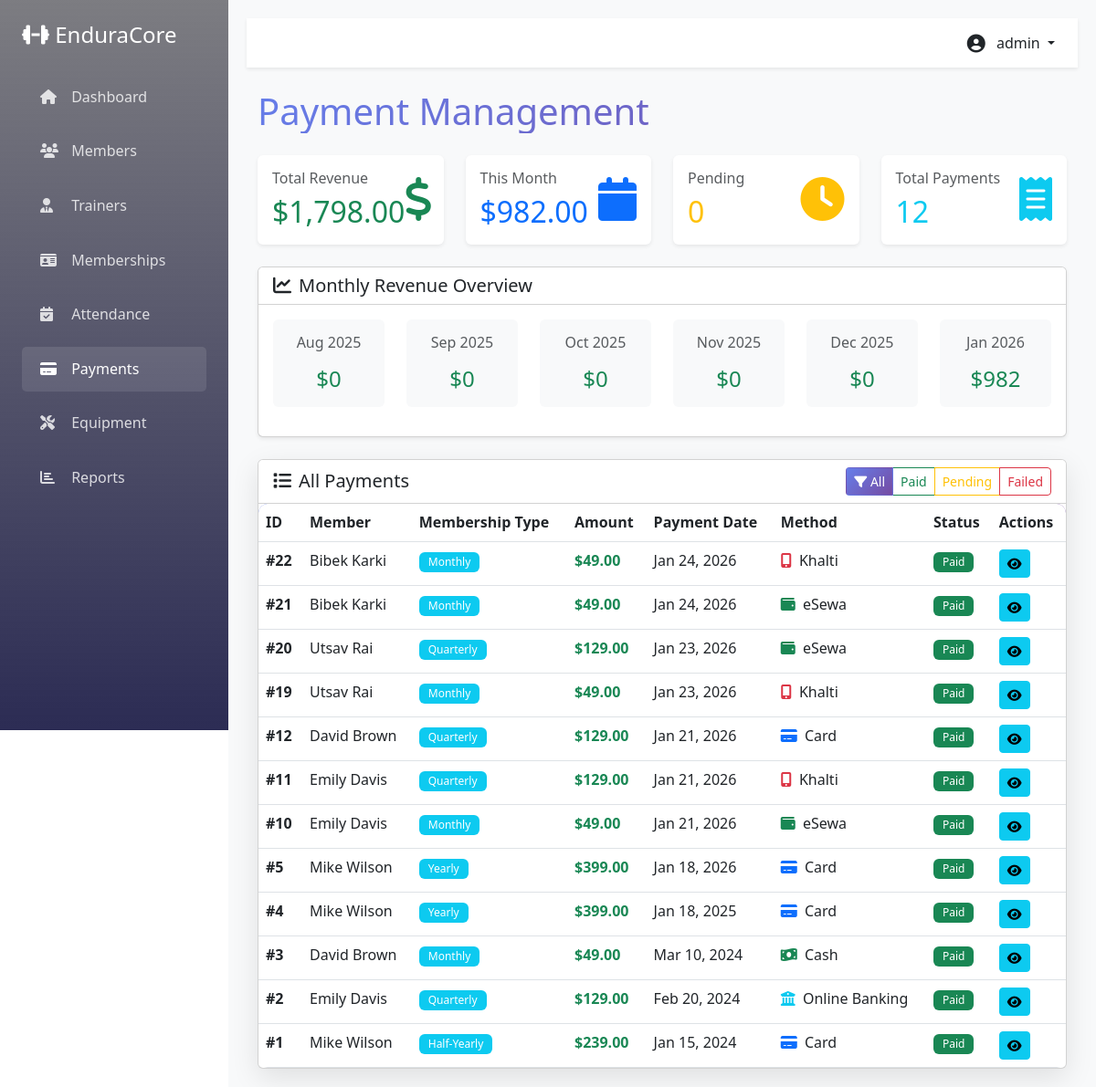
Screenshot of /admin/payments.php (signed in) with the database file from the repository.
### tables this page shows
CREATE TABLE `payment` (
  `payment_id` int(11) NOT NULL,
  `membership_id` int(11) DEFAULT NULL,
  `payment_date` date DEFAULT NULL,
  `amount` decimal(10,2) DEFAULT NULL,
  `payment_method` enum('Cash','Card','eSewa','Khalti','Online Banking') NOT NULL,
  `payment_status` enum('Paid','Pending','Failed') DEFAULT NULL
);

CREATE TABLE `member` (
  `member_id` int(11) NOT NULL,
  `account_id` int(11) DEFAULT NULL,
  `member_name` varchar(100) NOT NULL,
  `age` int(11) DEFAULT NULL,
  `gender` enum('Male','Female','Other') DEFAULT NULL,
  `phone` varchar(20) DEFAULT NULL,
  `email` varchar(100) DEFAULT NULL,
  `join_date` date DEFAULT NULL
);

CREATE TABLE `membership` (
  `membership_id` int(11) NOT NULL,
  `member_id` int(11) DEFAULT NULL,
  `membership_type` enum('Monthly','Quarterly','Half-Yearly','Yearly') DEFAULT NULL,
  `start_date` date DEFAULT NULL,
  `end_date` date DEFAULT NULL,
  `fee` decimal(10,2) DEFAULT NULL,
  `status` enum('Active','Pending','Expired','Cancelled') NOT NULL
);

### admin/payments.php (the view, shortened to what this page needs)
<?php
require_once '../config/db_config.php';
$filter = isset($_GET['filter']) ? $_GET['filter'] : 'all';
$payments_query = "SELECT p.*, m.member_name, mem.membership_type
                   FROM PAYMENT p
                   JOIN MEMBERSHIP mem ON p.membership_id = mem.membership_id
                   JOIN MEMBER m ON mem.member_id = m.member_id";
$payments_query .= " ORDER BY p.payment_date DESC";
$payments = $conn->query($payments_query);
$total_revenue = $conn->query("SELECT SUM(amount) as total FROM PAYMENT WHERE payment_status = 'Paid'")->fetch_assoc()['total'] ?? 0;
$monthly_revenue = $conn->query("SELECT SUM(amount) as total FROM PAYMENT WHERE MONTH(payment_date) = MONTH(CURDATE()) AND YEAR(payment_date) = YEAR(CURDATE()) AND payment_status = 'Paid'")->fetch_assoc()['total'] ?? 0;
$pending_payments = $conn->query("SELECT COUNT(*) as count FROM PAYMENT WHERE payment_status = 'Pending'")->fetch_assoc()['count'];
$total_payments = $conn->query("SELECT COUNT(*) as count FROM PAYMENT")->fetch_assoc()['count'];
?>
<!DOCTYPE html>
<html lang="en">
<head>
    <link href="https://cdn.jsdelivr.net/npm/bootstrap@5.3.0/dist/css/bootstrap.min.css" rel="stylesheet">
    <link rel="stylesheet" href="https://cdnjs.cloudflare.com/ajax/libs/font-awesome/6.4.0/css/all.min.css">
    <link rel="stylesheet" href="../css/style.css">
    <link rel="stylesheet" href="../css/admin/payments.css">
</head>
<body>
    <div class="d-flex">
        <?php include '../partials/sidebar.php'; ?>
        <div class="main-content flex-grow-1">
            <?php include '../partials/header.php'; ?>
            <div class="container-fluid">
                <h1 class="mb-4 text-gradient">Payment Management</h1>
                <div class="row mb-4">
                    <div class="col-md-3">
                        <div class="card stat-card border-0 shadow-sm">
                            <div class="card-body">
                                <div class="d-flex justify-content-between align-items-center">
                                    <div>
                                        <h6 class="text-muted mb-2">Total Revenue</h6>
                                        <h2 class="mb-0 text-success">$<?php echo number_format($total_revenue, 2); ?></h2>
                                    </div>
                                    <div class="text-success">
                                        <i class="fas fa-dollar-sign fa-3x"></i>
                                    </div>
                                </div>
                            </div>
                        </div>
                    </div>
                    <div class="col-md-3">
                        <div class="card stat-card border-0 shadow-sm">
                            <div class="card-body">
                                <div class="d-flex justify-content-between align-items-center">
                                    <div>
                                        <h6 class="text-muted mb-2">This Month</h6>
                                        <h2 class="mb-0 text-primary">$<?php echo number_format($monthly_revenue, 2); ?></h2>
                                    </div>
                                    <div class="text-primary">
                                        <i class="fas fa-calendar fa-3x"></i>
                                    </div>
                                </div>
                            </div>
                        </div>
                    </div>
                    <div class="col-md-3">
                        <div class="card stat-card border-0 shadow-sm">
                            <div class="card-body">
                                <div class="d-flex justify-content-between align-items-center">
                                    <div>
                                        <h6 class="text-muted mb-2">Pending</h6>
                                        <h2 class="mb-0 text-warning"><?php echo $pending_payments; ?></h2>
                                    </div>
                                    <div class="text-warning">
                                        <i class="fas fa-clock fa-3x"></i>
                                    </div>
                                </div>
                            </div>
                        </div>
                    </div>
                    <div class="col-md-3">
                        <div class="card stat-card border-0 shadow-sm">
                            <div class="card-body">
                                <div class="d-flex justify-content-between align-items-center">
                                    <div>
                                        <h6 class="text-muted mb-2">Total Payments</h6>
                                        <h2 class="mb-0 text-info"><?php echo $total_payments; ?></h2>
                                    </div>
                                    <div class="text-info">
                                        <i class="fas fa-receipt fa-3x"></i>
                                    </div>
                                </div>
                            </div>
                        </div>
                    </div>
                </div>
                <div class="card shadow-sm mb-4">
                    <div class="card-header bg-white">
                        <h5 class="mb-0"><i class="fas fa-chart-line me-2"></i>Monthly Revenue Overview</h5>
                    </div>
                    <div class="card-body">
                        <?php
                        $months_revenue = [];
                        for ($i = 5; $i >= 0; $i--) {
                            $month = date('Y-m', strtotime("-$i months"));
                            $revenue_query = $conn->query("SELECT SUM(amount) as total FROM PAYMENT WHERE DATE_FORMAT(payment_date, '%Y-%m') = '$month' AND payment_status = 'Paid'");
                            $revenue = $revenue_query->fetch_assoc()['total'] ?? 0;
                            $months_revenue[date('M Y', strtotime($month))] = $revenue;
                        }
                        ?>
                        <div class="row text-center">
                            <?php foreach ($months_revenue as $month => $revenue): ?>
                                <div class="col-md-2 mb-3">
                                    <div class="card border-0 bg-light month-card">
                                        <div class="card-body">
                                            <h6 class="text-muted mb-3"><?php echo $month; ?></h6>
                                            <h4 class="text-success mb-0">$<?php echo number_format($revenue, 0); ?></h4>
                                        </div>
                                    </div>
                                </div>
                            <?php endforeach; ?>
                        </div>
                    </div>
                </div>
                <div class="card shadow-custom">
                    <div class="card-header bg-white d-flex justify-content-between align-items-center">
                        <h5 class="mb-0"><i class="fas fa-list me-2"></i>All Payments</h5>
                        <div class="btn-group filter-btn-group">
                            <a href="payments.php?filter=all" class="btn btn-sm btn-outline-primary <?php echo $filter == 'all' ? 'active' : ''; ?>">
                                <i class="fas fa-filter"></i> All
                            </a>
                            <a href="payments.php?filter=paid" class="btn btn-sm btn-outline-success <?php echo $filter == 'paid' ? 'active' : ''; ?>">
                                Paid
                            </a>
                            <a href="payments.php?filter=pending" class="btn btn-sm btn-outline-warning <?php echo $filter == 'pending' ? 'active' : ''; ?>">
                                Pending
                            </a>
                            <a href="payments.php?filter=failed" class="btn btn-sm btn-outline-danger <?php echo $filter == 'failed' ? 'active' : ''; ?>">
                                Failed
                            </a>
                        </div>
                    </div>
                    <div class="card-body p-0">
                        <div class="table-responsive">
                            <table class="table table-hover mb-0">
                                <thead>
                                    <tr>
                                        <th>ID</th>
                                        <th>Member</th>
                                        <th>Membership Type</th>
                                        <th>Amount</th>
                                        <th>Payment Date</th>
                                        <th>Method</th>
                                        <th>Status</th>
                                        <th>Actions</th>
                                    </tr>
                                </thead>
                                <tbody>
                                    <?php
                                    if ($payments->num_rows > 0):
                                        while ($payment = $payments->fetch_assoc()):
                                            $status_badge = '';
                                            switch ($payment['payment_status']) {
                                                case 'Paid': $status_badge = 'bg-success'; break;
                                            }
                                        ?>
                                            <tr>
                                                <td><strong>#<?php echo $payment['payment_id']; ?></strong></td>
                                                <td><?php echo htmlspecialchars($payment['member_name']); ?></td>
                                                <td>
                                                    <span class="badge bg-info"><?php echo $payment['membership_type']; ?></span>
                                                </td>
                                                <td><strong class="text-success">$<?php echo number_format($payment['amount'], 2); ?></strong></td>
                                                <td><?php echo date('M d, Y', strtotime($payment['payment_date'])); ?></td>
                                                <td>
                                                    <?php
                                                    $method_icon = '';
                                                    $method_color = '';
                                                    switch ($payment['payment_method']) {
                                                        case 'Cash':
                                                            $method_icon = 'fa-money-bill-wave';
                                                            $method_color = 'text-success';
                                                            break;
                                                        case 'Card':
                                                            $method_icon = 'fa-credit-card';
                                                            $method_color = 'text-primary';
                                                            break;
                                                        case 'eSewa':
                                                            $method_icon = 'fa-wallet';
                                                            $method_color = 'text-success';
                                                            break;
                                                        case 'Khalti':
                                                            $method_icon = 'fa-mobile-alt';
                                                            $method_color = 'text-danger';
                                                            break;
                                                        case 'Online Banking':
                                                            $method_icon = 'fa-university';
                                                            $method_color = 'text-info';
                                                            break;
                                                    }
                                                    ?>
                                                    <i class="fas <?php echo $method_icon; ?> <?php echo $method_color; ?> me-1"></i>
                                                    <?php echo $payment['payment_method']; ?>
                                                </td>
                                                <td>
                                                    <span class="badge <?php echo $status_badge; ?>">
                                                        <?php echo $payment['payment_status']; ?>
                                                    </span>
                                                </td>
                                                <td>
                                                    <button class="btn btn-sm btn-info" data-bs-toggle="modal" data-bs-target="#viewPaymentModal<?php echo $payment['payment_id']; ?>">
                                                        <i class="fas fa-eye"></i>
                                                    </button>
                                                </td>
                                            </tr>
                                        <?php endwhile; ?>
                                    <?php endif; ?>
                                </tbody>
                            </table>
                        </div>
                    </div>
                </div>
            </div>
        </div>
    </div>
</body>
</html>

### css/style.css (style rules this page uses)
:root { --primary-color: #667eea; --secondary-color: #764ba2; --success-color: #28a745; --danger-color: #dc3545; --warning-color: #ffc107; --info-color: #1722b8; --dark-color: #0c0c1589; --light-color: #f8f9fa; }
* { margin: 0; padding: 0; box-sizing: border-box; }
body { font-family: 'Segoe UI', Tahoma, Geneva, Verdana, sans-serif; line-height: 1.6; color: #333; }
.card { transition: transform 0.3s ease, box-shadow 0.3s ease; }
.main-content { margin-left: 250px; padding: 20px; background: #f8f9fa; min-height: 100vh; }
.stat-card { border-left: 4px solid var(--primary-color); transition: all 0.3s ease; }
.table-responsive { border-radius: 10px; overflow: hidden; }
.table thead { background: linear-gradient(135deg, var(--primary-color), var(--secondary-color)); color: white; }
.badge { padding: 5px 10px; font-weight: 500; }
.text-gradient { background: linear-gradient(135deg, var(--primary-color), var(--secondary-color)); -webkit-background-clip: text; background-clip: text; -webkit-text-fill-color: transparent; }
.shadow-custom { box-shadow: 0 10px 30px rgba(0, 0, 0, 0.1); }

### css/admin/payments.css (style rules this page uses)
.filter-btn-group .btn.active { background: linear-gradient(135deg, var(--primary-color), var(--secondary-color)); color: white; border-color: transparent; }
.month-card { transition: all 0.3s ease; }

### rows the page displays
payment: payment_id "22", member.member_name "Bibek Karki", membership.membership_type "Monthly", amount "49.00", payment_date "Jan 24, 2026", payment_method "Khalti", payment_status "Paid"
payment: payment_id "21", member.member_name "Bibek Karki", membership.membership_type "Monthly", amount "49.00", payment_date "Jan 24, 2026", payment_method "eSewa", payment_status "Paid"
payment: payment_id "20", member.member_name "Utsav Rai", membership.membership_type "Quarterly", amount "129.00", payment_date "Jan 23, 2026", payment_method "eSewa", payment_status "Paid"
payment: payment_id "19", member.member_name "Utsav Rai", membership.membership_type "Monthly", amount "49.00", payment_date "Jan 23, 2026", payment_method "Khalti", payment_status "Paid"
payment: payment_id "12", member.member_name "David Brown", membership.membership_type "Quarterly", amount "129.00", payment_date "Jan 21, 2026", payment_method "Card", payment_status "Paid"
payment: payment_id "11", member.member_name "Emily Davis", membership.membership_type "Quarterly", amount "129.00", payment_date "Jan 21, 2026", payment_method "Khalti", payment_status "Paid"
payment: payment_id "10", member.member_name "Emily Davis", membership.membership_type "Monthly", amount "49.00", payment_date "Jan 21, 2026", payment_method "eSewa", payment_status "Paid"
payment: payment_id "5", member.member_name "Mike Wilson", membership.membership_type "Yearly", amount "399.00", payment_date "Jan 18, 2026", payment_method "Card", payment_status "Paid"
payment: payment_id "4", member.member_name "Mike Wilson", membership.membership_type "Yearly", amount "399.00", payment_date "Jan 18, 2025", payment_method "Card", payment_status "Paid"
payment: payment_id "3", member.member_name "David Brown", membership.membership_type "Monthly", amount "49.00", payment_date "Mar 10, 2024", payment_method "Cash", payment_status "Paid"
payment: payment_id "2", member.member_name "Emily Davis", membership.membership_type "Quarterly", amount "129.00", payment_date "Feb 20, 2024", payment_method "Online Banking", payment_status "Paid"
payment: payment_id "1", member.member_name "Mike Wilson", membership.membership_type "Half-Yearly", amount "239.00", payment_date "Jan 15, 2024", payment_method "Card", payment_status "Paid"

### other values shown
$_SESSION['username'] "admin"
$total_revenue "1,798.00"
$monthly_revenue "982.00"
$pending_payments "0"
$total_payments "12"
$month "Aug 2025"
$revenue "0"
$month "Sep 2025"
$month "Oct 2025"
$month "Nov 2025"
$month "Dec 2025"
$month "Jan 2026"
$revenue "982"
